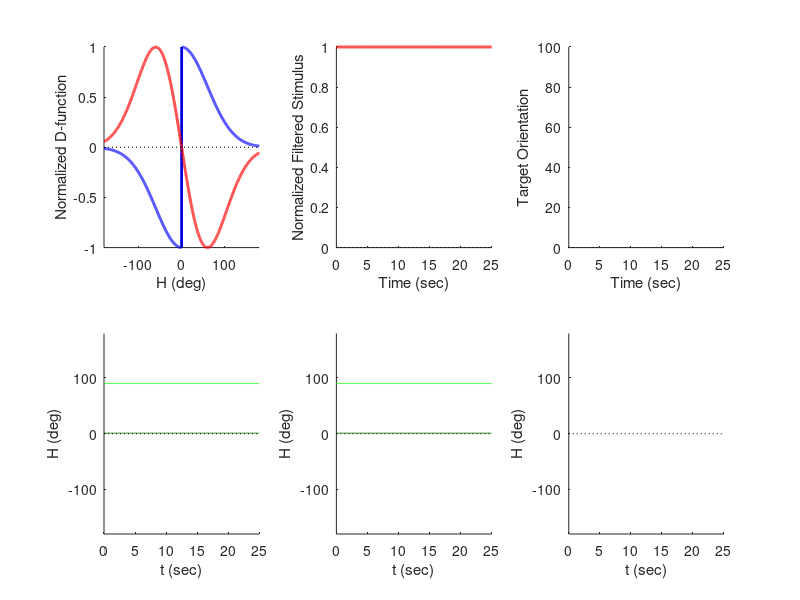

MATLAB code for this plot:
%% Dynamic Orientation Target Averaging Simulation
% target orientation governed by an average of wind and vision targets.
% wind weight starts equal to vision, then decays. the result is a
% temporally-variable target orientation that gets compared to current
% orientation. orientation error is scaled to angular velocity.

close all
clear all

% variable model parameters
alpha_v=1;             % vision intensity term (deg/s per degree of error)
alpha_w=1;             % wind intensity term (deg/s per degree of error)
k=0;                   % relates error to turn rate
tau_w=0;               % negative (slow) wind filter time constant (sec)
beta_w=0;              % steady-state wind response

% targets
t_wind=180;
t_vis=0;

% fixed simulation terms
numtrial=2;             % number of trial per fly to simulate
numfly=1;               % number of flies to simulate
t_end=25;               % trial duration (sec)
dt=0.02;                % time step (sec)
tvec=(dt:dt:t_end);     % vector of time points in simulation
H=-180:0.1:180;         % possible headings vector
filt_noise_scale=0; % noise scaling factor (unitless) - set to 0 to remove

% define starting positions
if numtrial==2
    startpos=[1 90];
elseif numtrial==8
    startpos=(-135:45:180);
elseif numtrial==10
    startpos=[1 1 1 1 1 90 90 90 90 90];
end

% convert time constants to samples
tau_w=tau_w/dt;
Wr=1-beta_w;

% define standardized D-functions for wind (Gauss*step) and vision
% (Gauss*line)
curve=normpdf(H,0,60)/max(normpdf(H,0,60));
line=linspace(-100,100,length(H));
step=[-1*ones(1,1800) 0 ones(1,1800)];
D_w=step.*curve;
D_v=-line.*curve/max(-line.*curve);

% main output variable = heading over time
% dimensions = (time, trial number, condition number, fly number)
H_t=zeros(t_end/dt,numtrial,4,numfly);
dH_t=zeros((t_end/dt)-1,numtrial,4,numfly);

% filtered stimulus variables
S_v=zeros((t_end/dt)-1,numtrial,4,numfly);
S_w=zeros((t_end/dt)-1,numtrial,4,numfly);

% other outputs
e_t=zeros((t_end/dt)-1,numtrial,4,numfly);
target_t=zeros((t_end/dt)-1,numtrial,4,numfly);

% main simulation
simfig=figure;
subplot(2,3,1), hold on
plot(H,D_w,'b-','LineWidth',2)
plot(H,D_v,'r-','LineWidth',2)
plot([-180 180],[0 0],'k:')
plot([0 0],[-1 1],'k:')
axis([-180 180 -1 1])
xlabel('H (deg)')
ylabel('Normalized D-function')
for fly=1:numfly
    for cond=1:4
        for trial=1:numtrial
                        
            % initial conditions
            if numtrial==8 || numtrial==2 || numtrial==10
                H_t(1,trial,cond,fly)=startpos(trial);
            else
                H_t(1,trial,cond,fly)=-180+trial*(360/numtrial);
            end
            
            % sim loop
            for t=1:1:t_end/dt
                
                % calculate filtered stimulus for each modality
                if t==1
                    Sv=1;
                    Sw=1;
                else
                    Sv=1;
                    Sw=S_w(t-1,trial,cond,fly)+(beta_w-S_w(t-1,trial,cond,fly))/tau_w;
                end
                
                % apply filtered stimulus and alpha as weight to target
                % orientations, calculate error, and dH/dt
                if cond==1
                    target=H_t(t,trial,cond,fly);
                    e=mod((target-H_t(t,trial,cond,fly))+180,360)-180;
                elseif cond==2
                    target=(t_wind);
                    e=mod((target-H_t(t,trial,cond,fly))+180,360)-180;
                elseif cond==3
                    target=(t_vis);
                    e=mod((target-H_t(t,trial,cond,fly))+180,360)-180;
                elseif cond==4
                    target=mod(((Sw*alpha_w*t_wind + alpha_v*t_vis)/2)+180,360)-180;
                    e=mod((target-H_t(t,trial,cond,fly))+180,360)-180;
                end
                
                % linear spatial filter on error - proportionality constant
                dH=k*e;
                
                % cap dH/dt
                if dH>3
                    dH=3;
                elseif dH<-3
                    dH=-3;
                end
                
                % Heading update
                S_w(t,trial,cond,fly)=Sw;
                S_v(t,trial,cond,fly)=Sv;
                target_t(t,trial,cond,fly)=target;
                e_t(t,trial,cond,fly)=e;
                dH_t(t,trial,cond,fly)=dH;
                H_t(t+1,trial,cond,fly)=H_t(t,trial,cond,fly)+dH;
                H_t(t+1,trial,cond,fly)=mod(H_t(t+1,trial,cond,fly)+180,360)-180;
            end
        end
        if fly==numfly && cond~=1
            subplot(2,3,cond+2); hold on
            for kk=1:numtrial
                plot(0:dt:t_end,H_t(:,kk,cond,fly)',...
                    '-','Color',[0 kk/numtrial 0])
            end
            plot([0 t_end],[0 0],'k:')
            ylim([-180 180])
            xlim([0 t_end])
            ylabel('H (deg)')
            xlabel('t (sec)')
        end
    end
end
subplot(2,3,2), hold on
plot(tvec,S_w(:,1,2),'b-','LineWidth',2)
plot(tvec,S_v(:,1,3),'r-','LineWidth',2)
plot([0 t_end],[0 0],'k:')
xlim([0 t_end])
xlabel('Time (sec)')
ylabel('Normalized Filtered Stimulus')
subplot(2,3,3), hold on
plot(tvec,target_t(:,1,4),'k-','LineWidth',2)
plot([0 t_end],[0 0],'k:')
xlim([0 t_end])
xlabel('Time (sec)')
ylabel('Target Orientation')
















